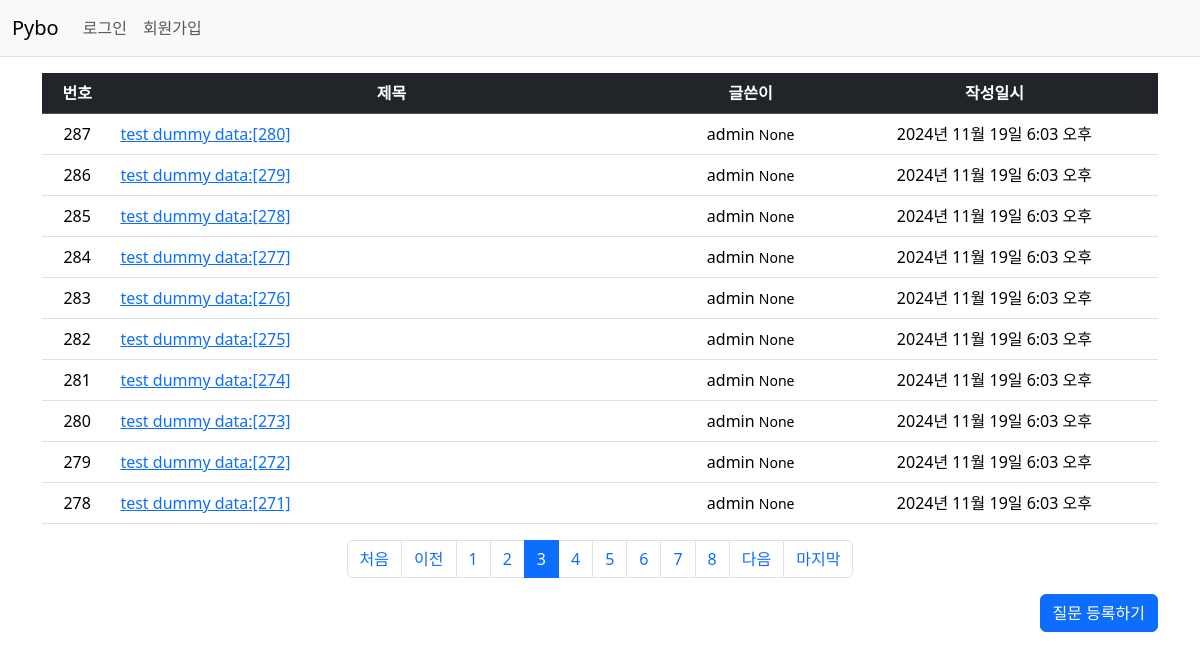
Page /pybo/?page=3 on the committed database.
### pybo/models.py (models this page shows, shortened)
class Question(models.Model):
    author = models.ForeignKey(User, on_delete=models.CASCADE, default=1)
    subject = models.CharField(max_length=200)
    content = models.TextField()
    ip_address = models.CharField(max_length=20, null=True)
    modify_date = models.DateTimeField(null=True, blank=True)
    create_date = models.DateTimeField()

### pybo/views/base_views.py (the view)
# urls.py: path('', base_views.index, name='index')
def index(request):
    page = request.GET.get('page', '1')
    question_list = Question.objects.order_by('-create_date') # 기본은 오름차순, -가 붙면 내림차순
    paginator = Paginator(question_list, 10)
    page_obj = paginator.get_page(page)
    context = {'question_list' : page_obj}
    for question in page_obj:
        if question.ip_address:
            question.ip_address = question.ip_address.split('.')
            question.ip_address = f"{question.ip_address[0]}.{question.ip_address[1]}"
    return render(request, 'pybo/question_list.html',context)

### pybo/templatetags/pybo_filter.py (called while the page is built)
@register.filter
def sub(value, arg):
    return value - arg

### templates/pybo/question_list.html (shortened to what this page needs)
{% extends "base.html" %}
{% load pybo_filter %}
{% block content %}
<div class="container my-3">
    <table class="table">
        <thead>
            <tr class="text-center table-dark">
                <th>번호</th>
                <th style="width: 50%;">제목</th>
                <th>글쓴이</th>
                <th>작성일시</th>
            </tr>
        </thead>
        <tbody>
            {% if question_list %}
            {% for question in question_list %}
            <tr class="text-center">
                <td>
                    {{question_list.paginator.count|sub:question_list.start_index|sub:forloop.counter0|add:1 }}
                </td>
                <td class="text-start">
                    <a href="{% url 'pybo:detail' question_id=question.id %}">{{ question.subject }} </a>
                </td>
                <td>{{ question.author.username }} <small>{{question.ip_address }}</small></td>
                <td>{{ question.create_date }} </td>
            </tr>
            {% endfor %}
            {% else %}
            <tr>
                <td colspan="4">질문이 없습니다.</td>
            </tr>
            {% endif %}
        </tbody>
    </table>
    <ul class="pagination justify-content-center">
        <li class="page-item">
            <a class='page-link' href="?page=1">처음</a>
        </li>
        {% if question_list.has_previous %}
        <li class="page-item">
            <a class='page-link' href="?page={{ question_list.previous_page_number}}">이전</a>
        </li>
        {% else %}
        <li class="page-item disabled">
            <a class='page-link' tabindex="-1" aria-disabled="true" href="#">이전</a>
        </li>
        {% endif %}
        {% for page_number in question_list.paginator.page_range %}
        {% if page_number >= question_list.number|add:-5 and page_number <= question_list.number|add:5 %}
        {% if page_number == question_list.number %}
        <li class='page-item active' aria-current="page">
            <a class='page-link' href="?page={{ page_number }}">{{ page_number }} </a>
        </li>
        {% else %}
        <li class='page-item'>
            <a class='page-link' href="?page={{ page_number }}">{{ page_number }} </a>
        </li>
        {% endif %}
        {% endif %}
        {% endfor %}
        {% if question_list.has_next %}
        <li class="page-item">
            <a class='page-link' href='?page={{ question_list.next_page_number }}'>다음</a>
        </li>
        {% else %}
        <li class="page-item disabled">
            <a class='page-link' tabindex="-1" aria-disabled="true" href="#">다음</a>
        </li>
        {% endif %}
        <li class="page-item">
            <a class='page-link' href="?page={{ question_list.paginator.page_range|last }}">마지막</a>
        </li>
    </ul>
    <div class="d-flex justify-content-end">
        <a href="{% url 'pybo:question_create' %}" class="btn btn-primary">질문 등록하기</a>
    </div>
</div>
{% endblock %}

### rows in the picture
Question: paginator.count|sub "287", subject "test dummy data:[280]", author.username "admin", ip_address "None", create_date "2024년 11월 19일 6:03 오후"
Question: paginator.count|sub "286", subject "test dummy data:[279]", author.username "admin", ip_address "None", create_date "2024년 11월 19일 6:03 오후"
Question: paginator.count|sub "285", subject "test dummy data:[278]", author.username "admin", ip_address "None", create_date "2024년 11월 19일 6:03 오후"
Question: paginator.count|sub "284", subject "test dummy data:[277]", author.username "admin", ip_address "None", create_date "2024년 11월 19일 6:03 오후"
Question: paginator.count|sub "283", subject "test dummy data:[276]", author.username "admin", ip_address "None", create_date "2024년 11월 19일 6:03 오후"
Question: paginator.count|sub "282", subject "test dummy data:[275]", author.username "admin", ip_address "None", create_date "2024년 11월 19일 6:03 오후"
Question: paginator.count|sub "281", subject "test dummy data:[274]", author.username "admin", ip_address "None", create_date "2024년 11월 19일 6:03 오후"
Question: paginator.count|sub "280", subject "test dummy data:[273]", author.username "admin", ip_address "None", create_date "2024년 11월 19일 6:03 오후"
Question: paginator.count|sub "279", subject "test dummy data:[272]", author.username "admin", ip_address "None", create_date "2024년 11월 19일 6:03 오후"
Question: paginator.count|sub "278", subject "test dummy data:[271]", author.username "admin", ip_address "None", create_date "2024년 11월 19일 6:03 오후"

### other values in the picture
{{ page_number }} "1" "2" "4" "5" "6" "7" "8"
{{ page_number }} "3"
